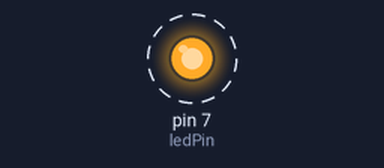
Simulated run of this sketch. Board: Arduino Uno, built with avr-gcc and run on an emulated ATmega328P. Parts: output pins drawn as LEDs (lit = HIGH). Dashed ring = blinking.

Above: at 0.5 s.
Timing chart, 0 to 3.5 s (numbered marks = the images above):
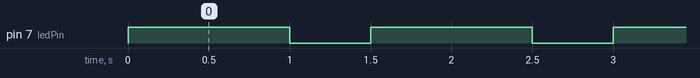

The sketch:

ME545_lab1_task3_blink.ino
```cpp
/*
  ME 545 - Mechatronics
  Lab Group 5
  Juliette Mitrovich, Sijani, Sheila Moroney
  Task 3: Blink LED, 1 second on, .5 second off
*/

int ledPin = 7;
// int pot = A2;

void setup() {
  // put your setup code here, to run once:
  Serial.begin(9600);
  pinMode(ledPin, OUTPUT);
}

void loop() {
  // put your main code here, to run repeatedly:
  digitalWrite(ledPin, HIGH);
  delay(1000);
  digitalWrite(ledPin, LOW);
  delay(500);

  //  Serial.println(pot);
}
```

Measured:
- by itself, pin 7 (ledPin): alternates HIGH for 1.0 s and LOW for 0.50 s
